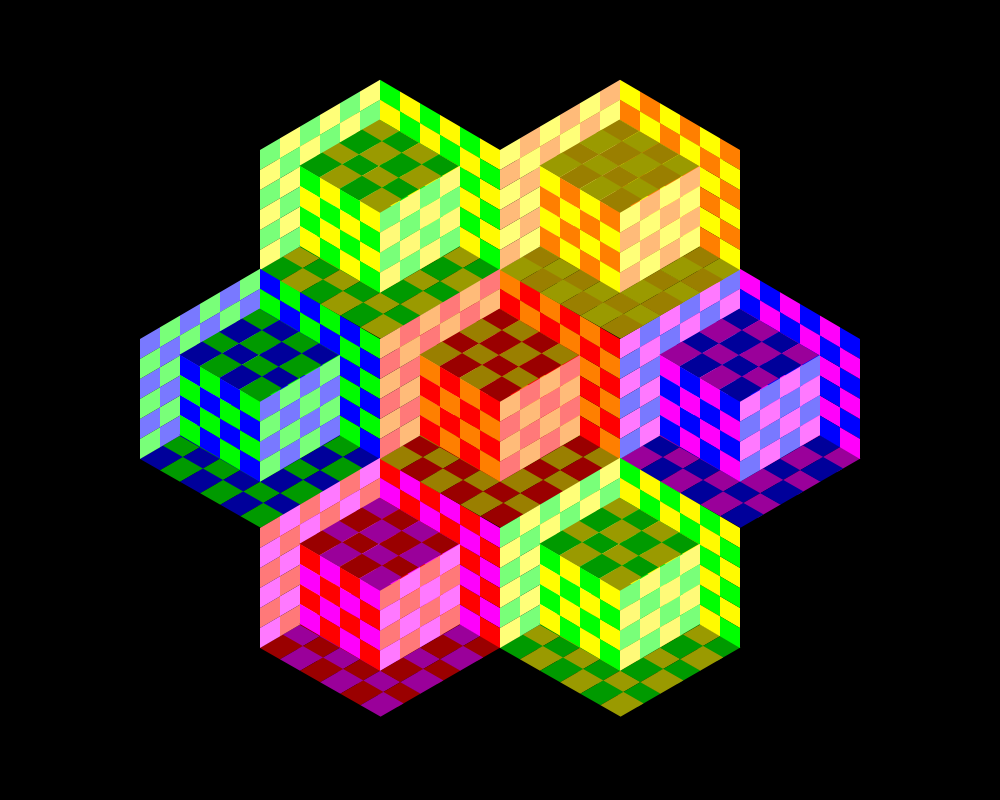
Frame 1 (no input)
Frame 60 (the mouse pressed at the canvas centre just before this capture): identical to frame 1, image omitted
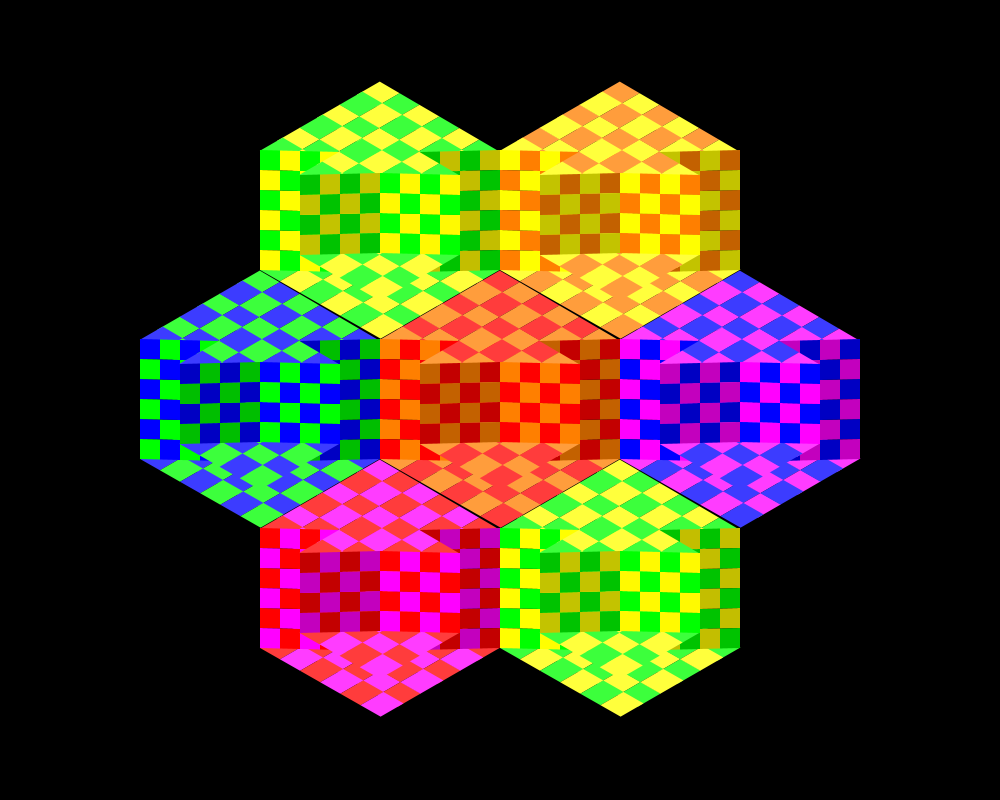
Frame 120 (the mouse held since frame 60 and released just before this capture)

The Processing sketch that drew these frames (run headless with seeded random() and noise(); from frame 60 on, the mouse is pressed at the canvas centre):

// Processing sketch: processing_8748
// ── processing_8748.pde

float increment = -11.5;
int lighter1 = 140;
float facemove = -9;
int darker2 = 0;
int lighter3 = 0;
int darker3= 100;
boolean button = false;
int x21 = 130;
int x22 = 370;
int x31 = 10;
int x32 =250;
int x33 = 490;
int y1 = 40;
int y2 = 229;
int y3 = 418;

void setup() {
  size(1000,800);
  smooth();
} 

void draw() {
  background(0);

  increment = constrain (increment, -11.5, 11.5);
  lighter1 = constrain(lighter1,0,120);
  darker2 = constrain(darker2,0,100);
  darker3 = constrain(darker3,0, 100);
  lighter3 = constrain(lighter3,0,120);

 if(button) {
    increment+=.2;  
    darker2+=1.5;
    lighter1-=1.5;
    darker3-=1.5;
    lighter3+=1.5;
  } 
  else {
    increment -=.2;
    darker2-=1.5;
    lighter1+=1.5;
    darker3+=1.5;
    lighter3-=1.5;
  }
  
//yellow/green
largeCube(x21,y1,1.0,   255,255,0+lighter1,  0+lighter1,255,0+lighter1,  255-darker2,250-darker2,0,   0,255-darker2,0,  255-darker3,255-darker3,0+lighter3,  0+lighter3,255-darker3,0+lighter3);
smallCube(x21+40,y1-34,-1.0,   255-darker2,255-darker2,0,  0,255-darker2,0,  255,250,0+lighter1,   0+lighter1,255,0+lighter1,  255-darker3,255-darker3,0+lighter3,  0+lighter3,255-darker3,0+lighter3);
  
//green/blue
largeCube(x31,y2,1.0,   0+lighter1,255,0+lighter1,  0+lighter1,0+lighter1,255,  0,250-darker2,0,   0,0,255-darker2,  0+lighter3,255-darker3,0+lighter3,  0+lighter3,0+lighter3,255-darker3);
smallCube(x31+40,y2-34,-1.0,   0,250-darker2,0,   0,0,255-darker2,  0+lighter1,255,0+lighter1,  0+lighter1,0+lighter1,255,  0+lighter3,255-darker3,0+lighter3,  0+lighter3,0+lighter3,255-darker3);

//blue/purple
largeCube(x33,y2,1.0,   0+lighter1,0+lighter1,255,  255,0+lighter1,255,   0,0,255-darker2,  255-darker2,0,250-darker2,  0+lighter3,0+lighter3,255-darker3,   255-darker3,0+lighter3,255-darker3);
smallCube(x33+40,y2-34,-1.0,   0,0,255-darker2,  255-darker2,0,250-darker2,  0+lighter1,0+lighter1,255,  255,0+lighter1,255,   0+lighter3,0+lighter3,255-darker3,   255-darker3,0+lighter3,255-darker3);

//purple/red
largeCube(x21,y3,1.0,  255,0+lighter1,255,  255,0+lighter1,0+lighter1,  255-darker2,0,250-darker2,   255-darker2,0,0,  255-darker3,0+lighter3,255-darker3,  255-darker3,0+lighter3,0+lighter3);
smallCube(x21+40,y3-34,-1.0,  255-darker2,0,250-darker2,   255-darker2,0,0,  255,0+lighter1,255,  255,0+lighter1,0+lighter1,  255-darker3,0+lighter3,255-darker3,  255-darker3,0+lighter3,0+lighter3);

//red/orange
largeCube(x32,y2,1.0,  255,0+lighter1,0+lighter1,  255,127+(lighter1/2),0+lighter1,  255-darker2,0,0,  255-darker2,127-(darker2/2),0,   255-darker3,0+lighter3,0+lighter3,  255-darker3,127+(lighter3/2),0+lighter3);
smallCube(x32+40,y2-34,-1.0,  255-darker2,0,0,  255-darker2,127-(darker2/2),0,   255,0+lighter1,0+lighter1,  255,127+(lighter1/2),0+lighter1,  255-darker3,0+lighter3,0+lighter3,  255-darker3,127+(lighter3/2),0+lighter3);

//orange/yellow
largeCube(x22,y1,1.0,  255,127+(lighter1/2),0+lighter1,  255,255,0+lighter1,  255-darker2,127-(darker2/2),0,   255-darker2,255-darker2,0,  255-darker3,127+(lighter3/2),0+lighter3,  255-darker3,255-darker3,0+lighter3);
smallCube(x22+40,y1-34,-1.0,  255-darker2,127-(darker2/2),0,   255-darker2,255-darker2,0,  255,127+(lighter1/2),0+lighter1,  255,255,0+lighter1,  255-darker3,127+(lighter3/2),0+lighter3,  255-darker3,255-darker3,0+lighter3);

//yellow/green
largeCube(x22,y3,1.0,   255,255,0+lighter1,  0+lighter1,255,0+lighter1,  255-darker2,250-darker2,0,   0,255-darker2,0,  255-darker3,255-darker3,0+lighter3,  0+lighter3,255-darker3,0+lighter3);
smallCube(x22+40,y3-34,-1.0,   255-darker2,255-darker2,0,  0,255-darker2,0,  255,250,0+lighter1,   0+lighter1,255,0+lighter1,  255-darker3,255-darker3,0+lighter3,  0+lighter3,255-darker3,0+lighter3);
}

void largeCube(int x, float y, float i, int pr1, int pg1, int pbl1, int br1, int bg1, int bbl1, int pr2, int pg2, int pbl2, int br2, int bg2, int bbl2, int pr3, int pg3, int pbl3, int br3, int bg3, int bbl3 ) {
   
color p1 = color(pr1,pg1,pbl1);
color b1 = color(br1, bg1, bbl1);
color p2 = color(pr2,pg2,pbl2);
color b2 = color(br2,bg2,bbl2);
color p3 = color(pr3,pg3,pbl3);
color b3 = color(br3,bg3,bbl3);

  pushMatrix();
  translate(x+280, y-7);
  rotate(PI/3.0);

  face3(110,230,130,-11.7,1,p3,b3);
  popMatrix();

  pushMatrix();
  translate(x+280, y-126);
  rotate(PI/3.0);

  face3(110,230,130,-11.4,1,p3,b3);
  popMatrix();
  
 pushMatrix();
 translate(x, y);
  face1(110,220,130,i,b1,p1);
  face2(110,220,250,i,p2,b2);
 popMatrix();


}

void smallCube(int x, float y, float i, int pr1, int pg1, int pbl1, int br1, int bg1, int bbl1, int pr2, int pg2, int pbl2, int br2, int bg2, int bbl2, int pr3, int pg3, int pbl3, int br3, int bg3, int bbl3 ) {
   
   if (button) {
     y+=9;
   }
   
color p1 = color(pr1,pg1,pbl1);
color b1 = color(br1, bg1, bbl1);
color p2 = color(pr2,pg2,pbl2);
color b2 = color(br2,bg2,bbl2);
color p3 = color(pr3,pg3,pbl3);
color b3 = color(br3,bg3,bbl3);

  pushMatrix();
  translate(x+283, y+1);
  rotate(PI/3.0);

  smface3(160,230,130,-11.7,1,p3,b3);
  popMatrix();

  pushMatrix();
  translate(x+283, y-79);
  rotate(PI/3.0);

  smface3(160,230,130,-11.4,1,p3,b3);
  popMatrix();
  
 pushMatrix();
 translate(x, y);
  smface1(160,220,130,i,b1,p1);
  smface2(160,220,170,i,p2,b2);
 popMatrix();


}



void face1(int f, int h, int x, float i, color c1, color c2 ) {
  row(f,h,x,0,x+20,i*increment,i*increment+20,20,c1,40);
  row(f+20,h,x,0,x+20,i*increment,i*increment+20,20,c2,40);
  row(f,h,x+20,i*increment,x+40,i*increment*2,20+i*increment*2,20+i*increment,c2,40);
  row(f+20,h,x+20,i*increment,x+40,i*increment*2,20+i*increment*2,20+i*increment,c1,40);
  row(f,h,x+40,i*increment*2,x+60,i*increment*3,20+i*increment*3,20+i*increment*2,c1,40);
  row(f+20,h,x+40,i*increment*2,x+60,i*increment*3,20+i*increment*3,20+i*increment*2,c2,40);
  row(f,h,x+60,i*increment*3,x+80,i*increment*4,20+i*increment*4,20+i*increment*3,c2,40);
  row(f+20,h,x+60,i*increment*3,x+80,i*increment*4,20+i*increment*4,20+i*increment*3,c1,40);
  row(f,h,x+80,i*increment*4,x+100,i*increment*5,20+i*increment*5,20+i*increment*4,c1,40);
  row(f+20,h,x+80,i*increment*4,x+100,i*increment*5,20+i*increment*5,20+i*increment*4,c2,40);
  row(f,h,x+100,i*increment*5,x+120,i*increment*6,20+i*increment*6,20+i*increment*5,c2,40);
  row(f+20,h,x+100,i*increment*5,x+120,i*increment*6,20+i*increment*6,20+i*increment*5,c1,40);
}

void face2(int f, int h, int x, float i, color c1, color c2 ) {
  row(f,h,x+100,i*increment,x+120,0,0+20,20+i*increment,c1,40);
  row(f+20,h,x+100,i*increment,x+120,0,0+20,20+i*increment,c2,40);
  row(f,h,x+80,i*increment*2,x+100,i*increment,20+i*increment,20+i*increment*2,c2,40);
  row(f+20,h,x+80,i*increment*2,x+100,i*increment,20+i*increment,20+i*increment*2,c1,40);
  row(f,h,x+60,i*increment*3,x+80,i*increment*2,20+i*increment*2,20+i*increment*3,c1,40);
  row(f+20,h,x+60,i*increment*3,x+80,i*increment*2,20+i*increment*2,20+i*increment*3,c2,40);
  row(f,h,x+40,i*increment*4,x+60,i*increment*3,20+i*increment*3,20+i*increment*4,c2,40);
  row(f+20,h,x+40,i*increment*4,x+60,i*increment*3,20+i*increment*3,20+i*increment*4,c1,40);
  row(f,h,x+20,i*increment*5,x+40,i*increment*4,20+i*increment*4,20+i*increment*5,c1,40);
  row(f+20,h,x+20,i*increment*5,x+40,i*increment*4,20+i*increment*4,20+i*increment*5,c2,40);
  row(f,h,x,i*increment*6,x+20,i*increment*5,20+i*increment*5,20+i*increment*6,c2,40);
  row(f+20,h,x,i*increment*6,x+20,i*increment*5,20+i*increment*5,20+i*increment*6,c1,40);
}

void face3(int f, int h, int x, float ang, float i, color c1, color c2 ) {
  row(f,h,x,0,x+20,i*ang,i*ang+26.5,26.5,c1,46);
  row(f+20,h,x,0,x+20,i*ang,i*ang+26.5,26.5,c2,46);
  row(f,h,x+20,i*ang,x+40,i*ang*2,26.5+i*ang*2,26.5+i*ang,c2,46);
  row(f+20,h,x+20,i*ang,x+40,i*ang*2,26.5+i*ang*2,26.5+i*ang,c1,46);
  row(f,h,x+40,i*ang*2,x+60,i*ang*3,26.5+i*ang*3,26.5+i*ang*2,c1,46);
  row(f+20,h,x+40,i*ang*2,x+60,i*ang*3,26.5+i*ang*3,26.5+i*ang*2,c2,46);
  row(f,h,x+60,i*ang*3,x+80,i*ang*4,26.5+i*ang*4,26.5+i*ang*3,c2,46);
  row(f+20,h,x+60,i*ang*3,x+80,i*ang*4,26.5+i*ang*4,26.5+i*ang*3,c1,46);
  row(f,h,x+80,i*ang*4,x+100,i*ang*5,26.5+i*ang*5,26.5+i*ang*4,c1,46);
  row(f+20,h,x+80,i*ang*4,x+100,i*ang*5,26.5+i*ang*5,26.5+i*ang*4,c2,46);
  row(f,h,x+100,i*ang*5,x+120,i*ang*6,26.5+i*ang*6,26.5+i*ang*5,c2,46);
  row(f+20,h,x+100,i*ang*5,x+120,i*ang*6,26.5+i*ang*6,26.5+i*ang*5,c1,46); 
}

void smface1(int f, int h, int x, float i, color c1, color c2 ) {
  row(f,h,x,0,x+20,i*increment,i*increment+20,20,c1,40);
  row(f+20,h,x,0,x+20,i*increment,i*increment+20,20,c2,40);
  row(f,h,x+20,i*increment,x+40,i*increment*2,20+i*increment*2,20+i*increment,c2,40);
  row(f+20,h,x+20,i*increment,x+40,i*increment*2,20+i*increment*2,20+i*increment,c1,40);
  row(f,h,x+40,i*increment*2,x+60,i*increment*3,20+i*increment*3,20+i*increment*2,c1,40);
  row(f+20,h,x+40,i*increment*2,x+60,i*increment*3,20+i*increment*3,20+i*increment*2,c2,40);
  row(f,h,x+60,i*increment*3,x+80,i*increment*4,20+i*increment*4,20+i*increment*3,c2,40);
  row(f+20,h,x+60,i*increment*3,x+80,i*increment*4,20+i*increment*4,20+i*increment*3,c1,40);
}

void smface2(int f, int h, int x, float i, color c1, color c2 ) {
  row(f,h,x+100,i*increment,x+120,0,0+20,20+i*increment,c1,40);
  row(f+20,h,x+100,i*increment,x+120,0,0+20,20+i*increment,c2,40);
  row(f,h,x+80,i*increment*2,x+100,i*increment,20+i*increment,20+i*increment*2,c2,40);
  row(f+20,h,x+80,i*increment*2,x+100,i*increment,20+i*increment,20+i*increment*2,c1,40);
  row(f,h,x+60,i*increment*3,x+80,i*increment*2,20+i*increment*2,20+i*increment*3,c1,40);
  row(f+20,h,x+60,i*increment*3,x+80,i*increment*2,20+i*increment*2,20+i*increment*3,c2,40);
  row(f,h,x+40,i*increment*4,x+60,i*increment*3,20+i*increment*3,20+i*increment*4,c2,40);
  row(f+20,h,x+40,i*increment*4,x+60,i*increment*3,20+i*increment*3,20+i*increment*4,c1,40);
}

void smface3(int f, int h, int x, float ang, float i, color c1, color c2 ) {
  row(f,h,x,0,x+20,i*ang,i*ang+26.5,26.5,c1,46);
  row(f+20,h,x,0,x+20,i*ang,i*ang+26.5,26.5,c2,46);
  row(f,h,x+20,i*ang,x+40,i*ang*2,26.5+i*ang*2,26.5+i*ang,c2,46);
  row(f+20,h,x+20,i*ang,x+40,i*ang*2,26.5+i*ang*2,26.5+i*ang,c1,46);
  row(f,h,x+40,i*ang*2,x+60,i*ang*3,26.5+i*ang*3,26.5+i*ang*2,c1,46);
  row(f+20,h,x+40,i*ang*2,x+60,i*ang*3,26.5+i*ang*3,26.5+i*ang*2,c2,46);
  row(f,h,x+60,i*ang*3,x+80,i*ang*4,26.5+i*ang*4,26.5+i*ang*3,c2,46);
  row(f+20,h,x+60,i*ang*3,x+80,i*ang*4,26.5+i*ang*4,26.5+i*ang*3,c1,46);
}


void row(int forv, int form, int x1, float y1, int x2, float y2, float y3, float y4, color c, int spacey ){
  for(int yspace = forv; yspace <=form; yspace+=spacey) {
    square(x1,yspace+y1,x2,yspace+y2, yspace+y3, yspace+y4, c);
  }
}

void square(int x1, float y1, int x2, float y2, float y3, float y4, color c) {
  noStroke();
  fill(c);
  quad(x1,y1,x2,y2,x2,y3,x1,y4);
}

void mousePressed() {
  button = !button;
}
